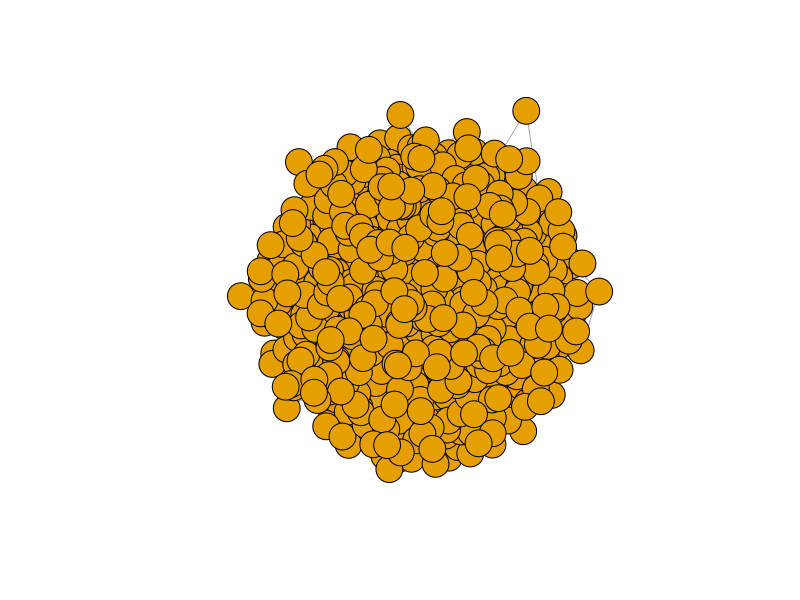

The R script that drew this image: (Note: a time limit stopped this script after it produced the figure.)
library(matrixStats)
library(igraph)


# Part A: Create Undirected Random Network

p = 0.01
numNodes = 1000
g_1a <- sample_gnp(numNodes, p)

plot(g_1a, vertex.label = NA)
diameter(g_1a)

# Part B: Random Walk on Random Network

# set parameters
minSteps = 0
maxSteps = numNodes/10
stepInt = numNodes/100
numIter = 10
stepVec = seq(minSteps, maxSteps, stepInt)

pathLenVec <- matrix(, nrow = numNodes, ncol = numIter)
pathMeans = c()
pathSds = c()
startNodeVec <- sample(1:numNodes, numNodes, replace=FALSE)

for (i in 1:length(stepVec)) {
  for (k in 1:numNodes) {
    startNode <- startNodeVec[k]  # select a random start node, must iterate through all possible start nodes
    for (j in 1:numIter) {
      # iterate through different numbers of steps between set values with interval stepInt
      rw <- random_walk(g_1a, startNode, i, mode = "out")
      # perform random walk and store vertices in rw
      pathLenVec[k,j] <- distances(g_1a, v=rw[1], to=rw[length(rw)], mode = "out", weights = NULL)
      # get distance between starting point and ending point
    }
  }
  pathMeans[i] <- mean(rowMeans(pathLenVec))
  pathSds[i] <- mean(rowSds(pathLenVec))
}

plot(stepVec, pathMeans, main="Mean Path Length vs. Step Length", xlab="Number of Steps", ylab="Mean Path Length")
plot(stepVec, pathSds, main="Path Length Standard Deviation vs. Step Length", xlab="Number of Steps", ylab="Path Length Standard Deviation")
